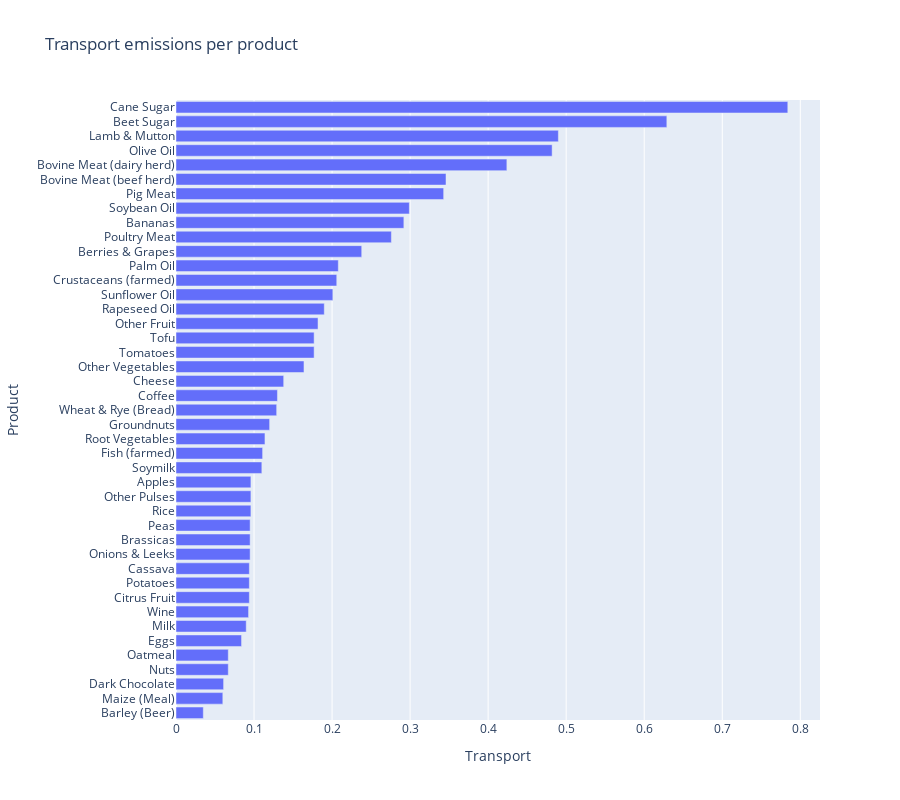

The notebook cell this image was saved under:
### Markdown cell above
Transport costs vary

### Code cell
df_transport = df.sort_values(by='Transport')

fig1 = px.bar(df_transport,
    y='Product',
    x='Transport',
    height=800,
    title="Transport emissions per product")

fig1.show()

### Figure 1 — Plotly figure (JSON) as saved in the notebook; plotly's stock layout.template omitted (floating-point values rounded to 4 significant figures)
{"data": [{"alignmentgroup": "True", "hovertemplate": "Transport=%{x}<br>Product=%{y}<extra></extra>", "legendgroup": "", "marker": {"color": "#636efa", "pattern": {"shape": ""}}, "name": "", "offsetgroup": "", "orientation": "h", "showlegend": false, "textposition": "auto", "type": "bar", "x": [0.035, 0.06, 0.061, 0.067, 0.067, 0.084, 0.09, 0.093, 0.094, 0.094, 0.094, 0.095, 0.095, 0.095, 0.096, 0.096, 0.096, 0.11, 0.111, 0.114, 0.12, 0.129, 0.13, 0.138, 0.164, 0.177, 0.177, 0.182, 0.19, 0.201, 0.206, 0.208, 0.238, 0.276, 0.292, 0.299, 0.343, 0.346, 0.424, 0.482, 0.49, 0.629, 0.784], "xaxis": "x", "y": ["Barley (Beer)", "Maize (Meal)", "Dark Chocolate", "Nuts", "Oatmeal", "Eggs", "Milk", "Wine", "Citrus Fruit", "Potatoes", "Cassava", "Onions & Leeks", "Brassicas", "Peas", "Rice", "Other Pulses", "Apples", "Soymilk", "Fish (farmed)", "Root Vegetables", "Groundnuts", "Wheat & Rye (Bread)", "Coffee", "Cheese", "Other Vegetables", "Tomatoes", "Tofu", "Other Fruit", "Rapeseed Oil", "Sunflower Oil", "Crustaceans (farmed)", "Palm Oil", "Berries & Grapes", "Poultry Meat", "Bananas", "Soybean Oil", "Pig Meat", "Bovine Meat (beef herd)", "Bovine Meat (dairy herd)", "Olive Oil", "Lamb & Mutton", "Beet Sugar", "Cane Sugar"], "yaxis": "y"}], "layout": {"barmode": "relative", "height": 800, "legend": {"tracegroupgap": 0}, "title": {"text": "Transport emissions per product"}, "xaxis": {"anchor": "y", "domain": [0, 1], "title": {"text": "Transport"}}, "yaxis": {"anchor": "x", "domain": [0, 1], "title": {"text": "Product"}}}}
